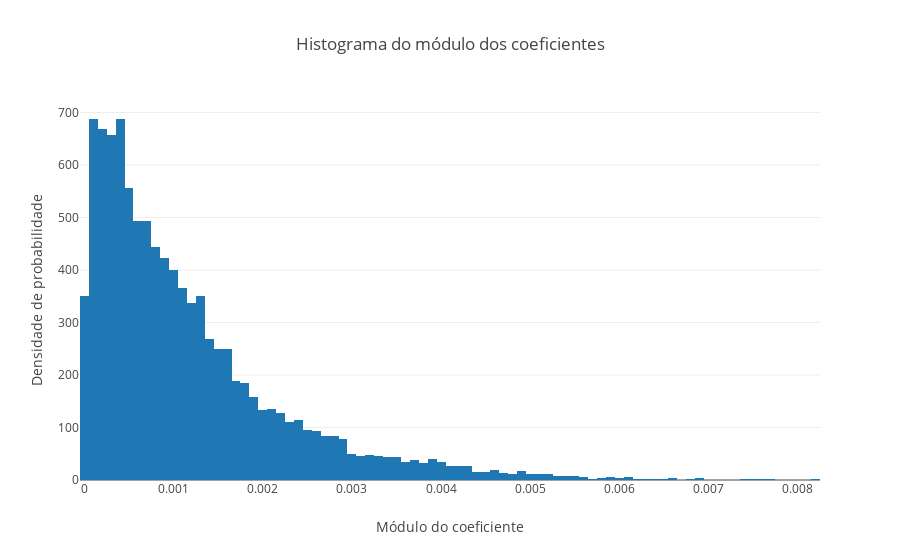
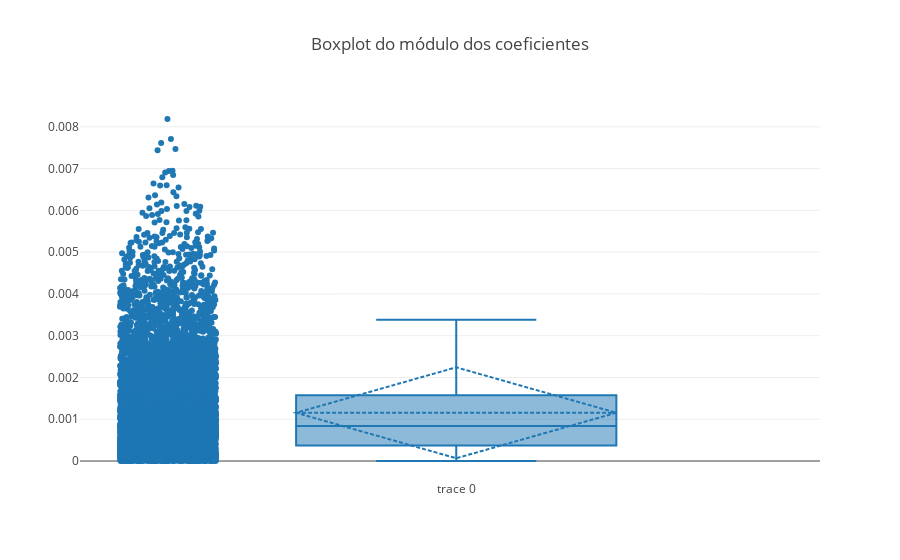

Notebook code cell kept with these figures, in order:
### Markdown cell above
Sabendo que numa regressão linear, com variáveis de entrada normalizadas, os coeficientes multiplicativos são um indicativo da influência da variável no modelo, foram feitos o histograma (Figura \ref{fig:histoModCoef}) e boxplot (Figura \ref{fig:boxModCoef}) do módulo dos coeficientes. O código abaixo aplica o que foi proposto nesse parágrafo:

### Code cell
import plotly.offline as plt
import plotly.graph_objs as go

plt.init_notebook_mode(connected=True) # habilitando plot dentro do jupyter notebook

# Histograma dos módulos dos coeficientes
def plotHistogram(x_vec):
    data = [go.Histogram(
        x=x_vec,
        histnorm="probability density",
    )]

    layoutHist = go.Layout(
        title='Histograma do módulo dos coeficientes',
        xaxis=dict(title='Módulo do coeficiente'),
        yaxis=dict(title='Densidade de probabilidade')
    )

    fig = go.Figure(data=data, layout=layoutHist)
    plt.iplot(fig)

# Boxplot do módulo dos coeficientes
def plotBoxplot(x_vec):
    data = [
        go.Box(
            y= x_vec,
            boxpoints='all',
            boxmean='sd',
            jitter=0.3,
            pointpos=-1.8
        )
    ]
    
    layoutBoxplot = go.Layout(title="Boxplot do módulo dos coeficientes")

    fig = go.Figure(data=data, layout=layoutBoxplot)
    plt.iplot(fig)

w_abs = abs(reg.coef_[0]) # módulo dos coeficientes da regressão
plotHistogram(w_abs)
plotBoxplot(w_abs)

### Figure 1 — Plotly figure (JSON) as saved in the notebook; plotly's stock layout.template omitted (floating-point values rounded to 4 significant figures; data arrays with more than 128 entries replaced by an {"elided": "..."} marker saying what was removed)
{"data": [{"histnorm": "probability density", "type": "histogram", "uid": "d6efddaa-a1e3-11e8-84a2-d05349f0ce53", "x": {"elided": "9947 float values"}}], "layout": {"title": "Histograma do módulo dos coeficientes", "xaxis": {"title": "Módulo do coeficiente"}, "yaxis": {"title": "Densidade de probabilidade"}}}

### Figure 2 — Plotly figure (JSON) as saved in the notebook; plotly's stock layout.template omitted (floating-point values rounded to 4 significant figures; data arrays with more than 128 entries replaced by an {"elided": "..."} marker saying what was removed)
{"data": [{"boxmean": "sd", "boxpoints": "all", "jitter": 0.3, "pointpos": -1.8, "type": "box", "uid": "d6efddab-a1e3-11e8-84a2-d05349f0ce53", "y": {"elided": "9947 float values"}}], "layout": {"title": "Boxplot do módulo dos coeficientes"}}
